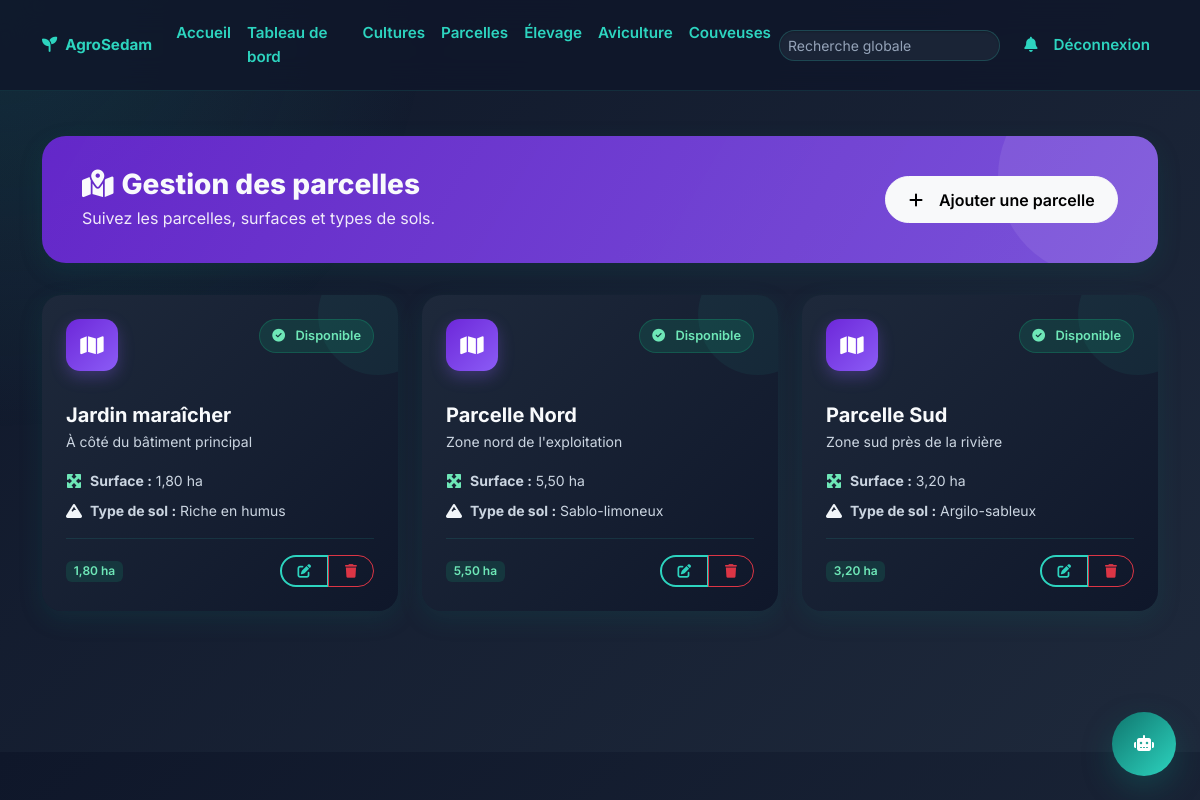
/plots/ (signed in), run on the app's committed database.
### gestion/models.py (models this page shows, shortened)
class Plot(models.Model):
    name = models.CharField(max_length=100)
    area = models.DecimalField(max_digits=6, decimal_places=2)
    location = models.CharField(max_length=150)
    soil_type = models.CharField(max_length=100)
    created_at = models.DateTimeField(auto_now_add=True)
    class Meta:
        verbose_name = 'Parcelle'
        verbose_name_plural = 'Parcelles'
        ordering = ['name']

### gestion/views.py (the view)
# urls.py: path('plots/', views.plots_list, name='plots'),
@login_required
def plots_list(request):
    plots = Plot.objects.all()
    return render(request, 'gestion/plots.html', {'plots': plots})

### templates/gestion/plots.html (shortened to what this page needs)
{% extends 'base.html' %}
{% load static %}
{% block content %}
<div class="container py-5 page-transition">
    <div class="section-header d-flex justify-content-between align-items-center flex-wrap gap-3 fade-in-up purple">
        <div>
            <h2 class="mb-1"><i class="fas fa-map-marked-alt me-2"></i>Gestion des parcelles</h2>
            <p>Suivez les parcelles, surfaces et types de sols.</p>
        </div>
        <a class="btn btn-light" href="{% url 'plot_create' %}"><i class="fas fa-plus me-2"></i>Ajouter une parcelle</a>
    </div>
    <div class="row g-4 fade-in-up delay-1">
        {% for plot in plots %}
        <div class="col-md-6 col-lg-4">
            <div class="data-card h-100">
                <div class="card-body p-4">
                    <div class="d-flex justify-content-between align-items-start mb-3">
                        <div class="card-icon purple"><i class="fas fa-map"></i></div>
                        <span class="status-badge success"><i class="fas fa-check-circle me-1"></i>Disponible</span>
                    </div>
                    <h5 class="fw-bold mb-1">{{ plot.name }}</h5>
                    <p class="text-muted small mb-3">{{ plot.location }}</p>
                    <div class="d-flex flex-column gap-2 mb-3">
                        <div class="d-flex align-items-center gap-2">
                            <i class="fas fa-expand-arrows-alt text-success"></i>
                            <span class="small"><strong>Surface :</strong> {{ plot.area }} ha</span>
                        </div>
                        <div class="d-flex align-items-center gap-2">
                            <i class="fas fa-mountain text-orange"></i>
                            <span class="small"><strong>Type de sol :</strong> {{ plot.soil_type }}</span>
                        </div>
                    </div>
                    <div class="pt-3 border-top d-flex justify-content-between align-items-center">
                        <span class="badge bg-success-subtle text-success fw-semibold">{{ plot.area }} ha</span>
                        <div class="btn-group">
                            <a class="btn btn-sm btn-outline-success" href="{% url 'plot_update' plot.pk %}"><i class="fas fa-edit"></i></a>
                            <a class="btn btn-sm btn-outline-danger" href="{% url 'plot_delete' plot.pk %}"><i class="fas fa-trash"></i></a>
                        </div>
                    </div>
                </div>
            </div>
        </div>
        {% endfor %}
    </div>
</div>
{% endblock %}

### static/css/style.css (style rules this page uses)
:root { --primary: #0f766e; --secondary: #115e59; --accent: #2dd4bf; --pastel: #5eead4; --beige: #F5F5DC; --white: #f8fafc; --soft: #1e293b; --text: #f1f5f9; --muted: #94a3b8; --teal: #0d9488; --teal-light: #2dd4bf; --orange: #f59e0b; --orange-light: #fbbf24; --blue: #3b82f6; --blue-light: #60a5fa; --purple: #8b5cf6; --purple-light: #a78bfa; --pink: #ec4899; --pink-light: #f472b6; --radius-sm: 12px; --radius-md: 20px; --radius-lg: 24px; --shadow-sm: 0 4px 14px rgba(0, 0, 0, .25); --shadow-md: 0 8px 24px rgba(15, 118, 110, .15); --shadow-lg: 0 16px 40px rgba(15, 118, 110, .25); --shadow-xl: 0 20px 50px rgba(0, 0, 0, .35); }
* { box-sizing: border-box; }
html { scroll-behavior: smooth; }
body { font-family: 'Inter', -apple-system, BlinkMacSystemFont, sans-serif; background: linear-gradient(135deg, #0f172a 0%, #1e293b 100%); color: var(--text); line-height: 1.6; overflow-x: hidden; }
body::before { content: ''; position: fixed; inset: 0; background: radial-gradient(circle at top left, rgba(45,212,191,.12), transparent 30%); pointer-events: none; z-index: -1; }
.btn { border-radius: 999px; font-weight: 600; transition: all .25s ease; display: inline-flex; align-items: center; justify-content: center; gap: .5rem; }
.btn-outline-success { border: 2px solid var(--accent); color: var(--accent); background: transparent; }
.btn-sm { padding: .45rem 1rem; font-size: .85rem; }
.data-card { position: relative; overflow: hidden; border-radius: 20px; border: none; background: linear-gradient(135deg, #1e293b 0%, #0f172a 100%); box-shadow: var(--shadow-md); transition: transform .35s cubic-bezier(.25,.8,.25,1), box-shadow .35s ease; }
.data-card::before { content: ''; position: absolute; top: -40px; right: -40px; width: 120px; height: 120px; border-radius: 50%; background: rgba(45, 212, 191, .06); transition: transform .5s cubic-bezier(.25,.8,.25,1); pointer-events: none; }
.data-card .card-body { position: relative; z-index: 1; }
.card-icon { width: 52px; height: 52px; border-radius: 14px; display: flex; align-items: center; justify-content: center; font-size: 1.3rem; color: #fff; margin-bottom: 1rem; box-shadow: 0 6px 16px rgba(45, 212, 191, .3); transition: transform .3s ease; }
.card-icon.purple { background: linear-gradient(135deg, #6d28d9, #8b5cf6); box-shadow: 0 6px 16px rgba(139, 92, 246, .3); }
.status-badge { display: inline-flex; align-items: center; gap: .4rem; padding: .35rem .75rem; border-radius: 999px; font-size: .8rem; font-weight: 600; border: 1px solid transparent; }
.status-badge.success { background: rgba(16, 185, 129, .15); color: #6ee7b7; border-color: rgba(16, 185, 129, .25); }
.section-header { background: linear-gradient(120deg, rgba(15, 118, 110, .95), rgba(45, 212, 191, .85)); color: #fff; border-radius: var(--radius-lg); padding: 2rem 2.5rem; margin-bottom: 2rem; position: relative; overflow: hidden; box-shadow: var(--shadow-md); }
.section-header::after { content: ''; position: absolute; width: 200px; height: 200px; background: rgba(255, 255, 255, .08); border-radius: 50%; right: -40px; top: -60px; pointer-events: none; }
.section-header.purple { background: linear-gradient(120deg, rgba(109,40,217,.9), rgba(139,92,246,.85)); }
.section-header h2 { font-weight: 800; margin-bottom: .25rem; font-size: 1.75rem; position: relative; z-index: 1; }
.section-header p { color: rgba(255, 255, 255, .9); margin-bottom: 0; font-size: 1rem; position: relative; z-index: 1; }
.section-header .btn-light { border-radius: 999px; font-weight: 600; padding: .65rem 1.4rem; position: relative; z-index: 1; transition: all .25s ease; }
.fade-in-up { animation: fadeInUp .6s ease both; }
.delay-1 { animation-delay: .1s; }
.text-muted, .text-muted * { color: #cbd5e1 !important; }
small, .small { color: #cbd5e1; }
h1, h2, h3, h4, h5, h6 { color: #f8fafc; }
p, span, div { color: inherit; }
a { color: var(--accent); }
.bg-success-subtle { background-color: rgba(16, 185, 129, .15) !important; color: #6ee7b7 !important; }
.text-success { color: #6ee7b7 !important; }
.border-top, .border-bottom, .border-start, .border-end { border-color: rgba(45, 212, 191, .12) !important; }
.badge { color: #f8fafc; }
.page-transition { animation: fadeInUp .5s ease; }
body { padding-bottom: 2rem; }

### data on the page
Plot: name "Jardin maraîcher", location "À côté du bâtiment principal", area "1,80", soil_type "Riche en humus"
Plot: name "Parcelle Nord", location "Zone nord de l'exploitation", area "5,50", soil_type "Sablo-limoneux"
Plot: name "Parcelle Sud", location "Zone sud près de la rivière", area "3,20", soil_type "Argilo-sableux"
